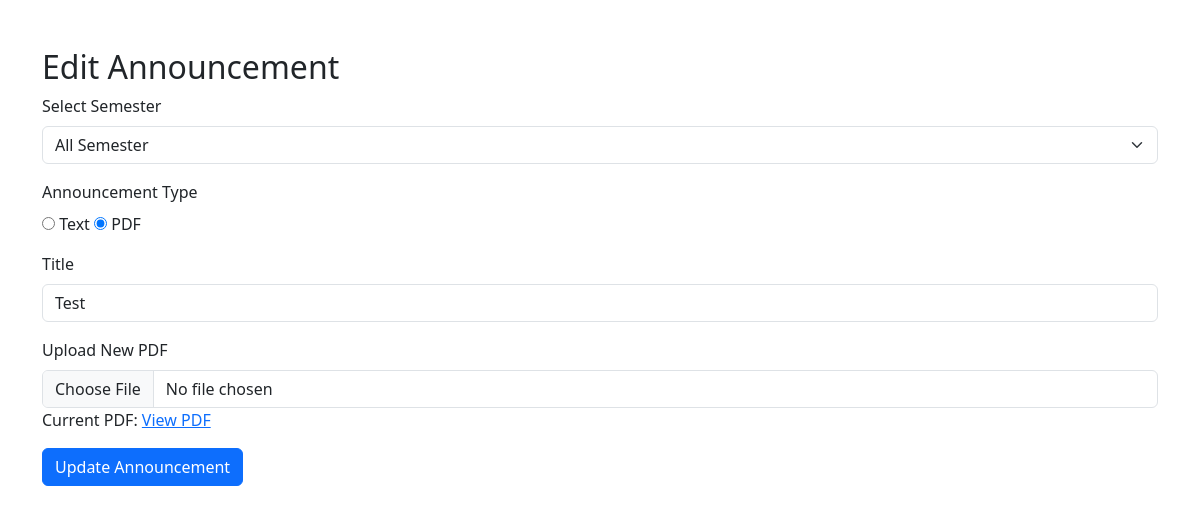
Screenshot of /teacher/edit_announcement.php?id=11 (signed in) with the database file from the repository.
### tables this page shows
CREATE TABLE `announcements` (
  `id` int(11) NOT NULL,
  `title` varchar(255) NOT NULL,
  `content` text DEFAULT NULL,
  `file_path` varchar(255) DEFAULT NULL,
  `semester` enum('All Semester','1st','2nd','3rd','4th','5th','6th','7th','8th') NOT NULL,
  `created_at` timestamp NOT NULL DEFAULT current_timestamp()
);

### teacher/edit_announcement.php (the view, shortened to what this page needs)
<?php
include '../db/database.php';
$announcementId = isset($_GET['id']) ? intval($_GET['id']) : 0;
$announcement = $conn->query("SELECT * FROM announcements WHERE id = $announcementId")->fetch_assoc();
$title = $announcement['title'];
$semester = $announcement['semester'];
$announcementType = isset($announcement['file_path']) ? 'pdf' : 'text';
$file_path = $announcement['file_path'] ?? '';
?>
<!DOCTYPE html>
<html lang="en">
<head>
    <link rel="stylesheet" href="https://cdn.jsdelivr.net/npm/bootstrap@5.3.0/dist/css/bootstrap.min.css">
</head>
<body onload="toggleAnnouncementFields()">
<div class="container mt-5">
    <h2>Edit Announcement</h2>
    <form method="POST" enctype="multipart/form-data">
        <div class="mb-3">
            <label for="semester" class="form-label">Select Semester</label>
            <select id="semester" name="semester" class="form-select" required>
                <option value="All Semester" <?= ($semester == 'All Semester') ? 'selected' : ''; ?>>All Semester</option>
            </select>
        </div>
        <div class="mb-3">
            <label class="form-label">Announcement Type</label><br>
            <input type="radio" id="text" name="announcement_type" value="text" onclick="toggleAnnouncementFields()" <?= ($announcementType === 'text') ? 'checked' : ''; ?>>
            <label for="text">Text</label>
            <input type="radio" id="pdf" name="announcement_type" value="pdf" onclick="toggleAnnouncementFields()" <?= ($announcementType === 'pdf') ? 'checked' : ''; ?>>
            <label for="pdf">PDF</label>
        </div>
        <div id="pdf-fields" style="display: none;">
            <div class="mb-3">
                <label for="title" class="form-label">Title</label>
                <input type="text" name="title" id="title" class="form-control" required value="<?= htmlspecialchars($title); ?>">
            </div>
            <div class="mb-3">
                <label for="announcement_pdf" class="form-label">Upload New PDF</label>
                <input type="file" name="announcement_pdf" id="announcement_pdf" class="form-control" accept="application/pdf">
                <?php if ($file_path): ?>
                    <p>Current PDF: <a href="<?= $file_path; ?>" target="_blank">View PDF</a></p>
                <?php endif; ?>
            </div>
        </div>
        <button type="submit" class="btn btn-primary">Update Announcement</button>
    </form>
</div>
</body>
</html>

### rows the page displays
announcements: semester "All Semester", file_path "☐ Text", file_path "☑ PDF", title "Test"
